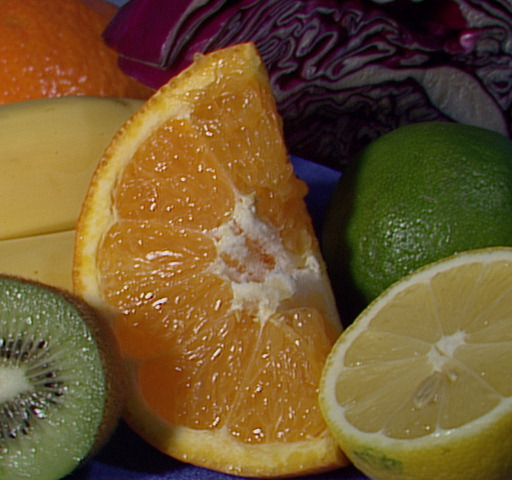
#> input picture Python (Computer Vision)/Project Exam Computer Vision Using Python/Kodingan Nomor 3 - Canny dan Log (File Python)/fruits.jpg, 512 x 480 px
$ python 230188631_Canny_LOG_Nomor3.py   (older library calls are emulated)
#> lines starting #> are read from the running program, lines starting #| are printed output that depends on the picture
# Daniel Chandra - 2301888631
# Import library
import cv2
import numpy as np
import matplotlib.pyplot as plt

# Mengambil image yang ingin digunakan untuk mencari edges
image = cv2.imread('fruits.jpg')
#> image is the input picture: shape (480, 512, 3); mean B, G, R 46.2, 85.6, 110.8
# Mengubah image jadi gray (BGR/RGB TO GRAY)
imggray =cv2.cvtColor(image,cv2.COLOR_BGR2GRAY)
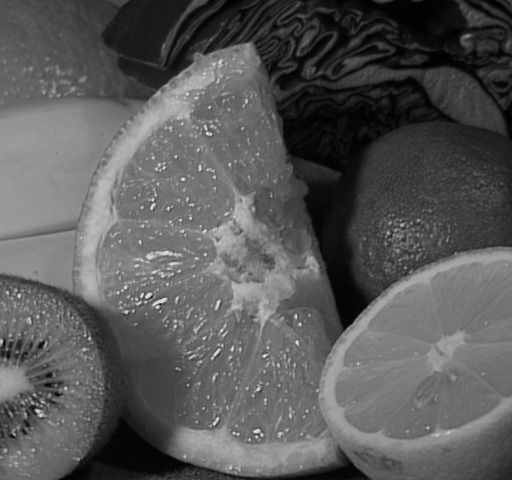
#> imggray: shape (480, 512); min 0, max 238, mean 88.7

#Laplacian Edges detection
#Menggunakan fungsi cv Laplacian (8 bit hingga 64 bit)
laplace_8 = cv2.Laplacian(imggray,cv2.CV_8U)
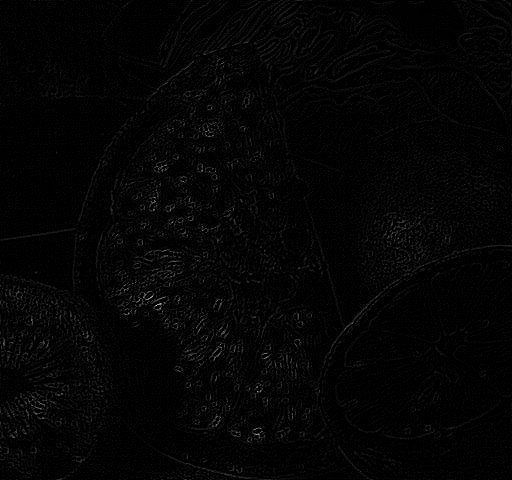
#> laplace_8: shape (480, 512); min 0, max 224, mean 4
laplace_16 = cv2.Laplacian(imggray,cv2.CV_16S)
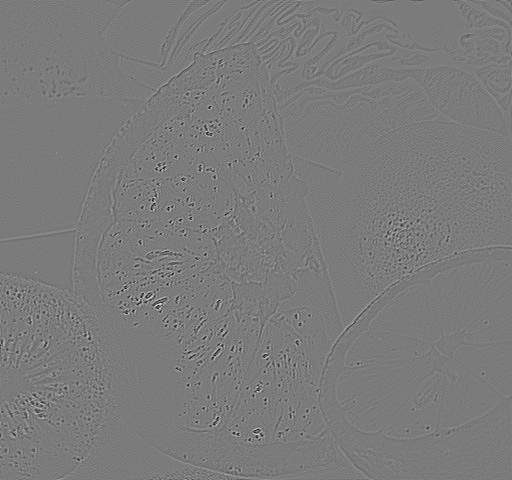
#> laplace_16: shape (480, 512) int16; min -210, max 224, mean 0; drawn with min black and max white
laplace_32 = cv2.Laplacian(imggray,cv2.CV_32F)
laplace_64 = cv2.Laplacian(imggray,cv2.CV_64F)

# Menggabungkan semua hasil menjadi 1 dalam array
laplace_label = ['laplace 8 bit',"laplace 16 bit",'laplace 32 bit','laplace 64 bit']
laplace_images = [laplace_8 ,laplace_16 ,laplace_32 ,laplace_64]

# Mengatur ukuran plot
plt.figure(figsize=(12,12))
# Melakukan looping untuk menampilkan semua isi array (label dan image)
for i, (lbl,image) in enumerate(zip(laplace_label,laplace_images)):
    # Munculkan gambar dalam bentuk 2x2
    plt.subplot(2,2,i+1)
    plt.imshow(image,cmap='gray')
    plt.title(lbl)
#> this loop made 4 passes
#> lbl on passes 1 to 4: 'laplace 8 bit', 'laplace 16 bit', 'laplace 32 bit', 'laplace 64 bit'
plt.show()
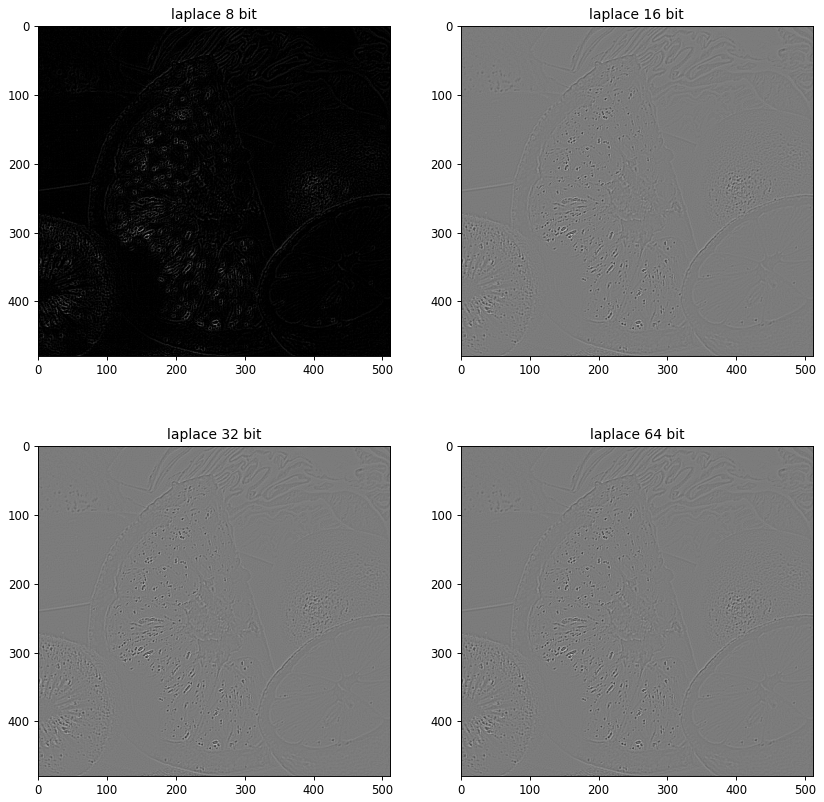
#> figure drawn by matplotlib, 4 panels

#Canny Edge Detection
# hasil output dr sobel => input dr canny
#lower threshold
#higher threshold

#dibawah lower => eliminasi
#di atas higher => ambil
#di antara => bakal dicheck dulu

# Canny
# Menggunakan fungsi cv2 canny dengan perbandingan 2:1 / 3:1
# untuk mencari hasil yang terbaik
canny_50_100 = cv2.Canny(imggray, 50, 100)
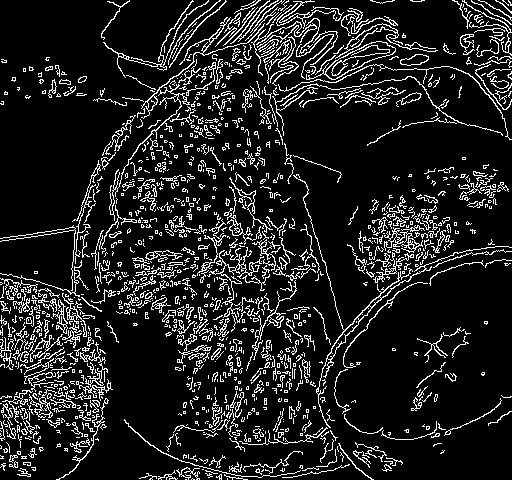
#> canny_50_100: shape (480, 512); 12.7% white in thin lines or dots
canny_50_150 = cv2.Canny(imggray, 50, 150)
#> canny_50_150: shape (480, 512); 10.4% white in thin lines or dots
canny_75_150 = cv2.Canny(imggray, 75, 150)
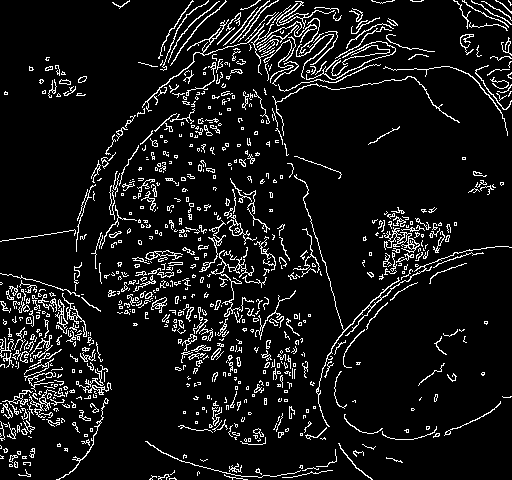
#> canny_75_150: shape (480, 512); 8.5% white in thin lines or dots
canny_75_225 = cv2.Canny(imggray, 75, 225)
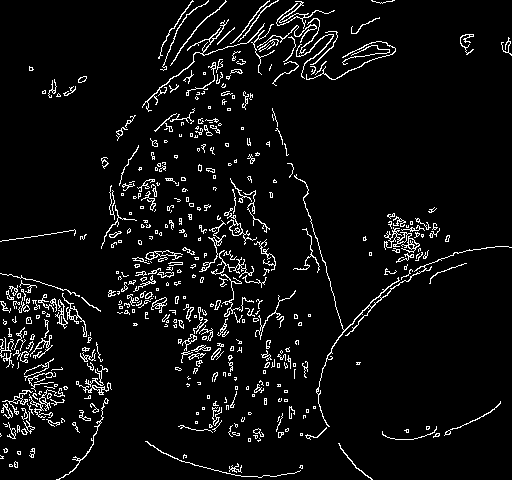
#> canny_75_225: shape (480, 512); 5.7% white in thin lines or dots

# Menggabungkan semua hasil menjadi 1 dalam array
canny_labels = ['canny 50 100','canny 50 150','canny 75 150','canny 75 225']
canny_img = [canny_50_100,canny_50_150,canny_75_150,canny_75_225]

# Mengatur ukuran plot
plt.figure(figsize=(12,12))
# Melakukan looping untuk menampilkan semua isi array
for i, (lbl,image) in enumerate(zip(canny_labels,canny_img)):
    # Munculkan gambar dalam bentuk 2x2
    plt.subplot(2,2,i+1)
    plt.imshow(image,cmap='gray')
    plt.title(lbl)
#> this loop made 4 passes
#> lbl on passes 1 to 4: 'canny 50 100', 'canny 50 150', 'canny 75 150', 'canny 75 225'
plt.show()
